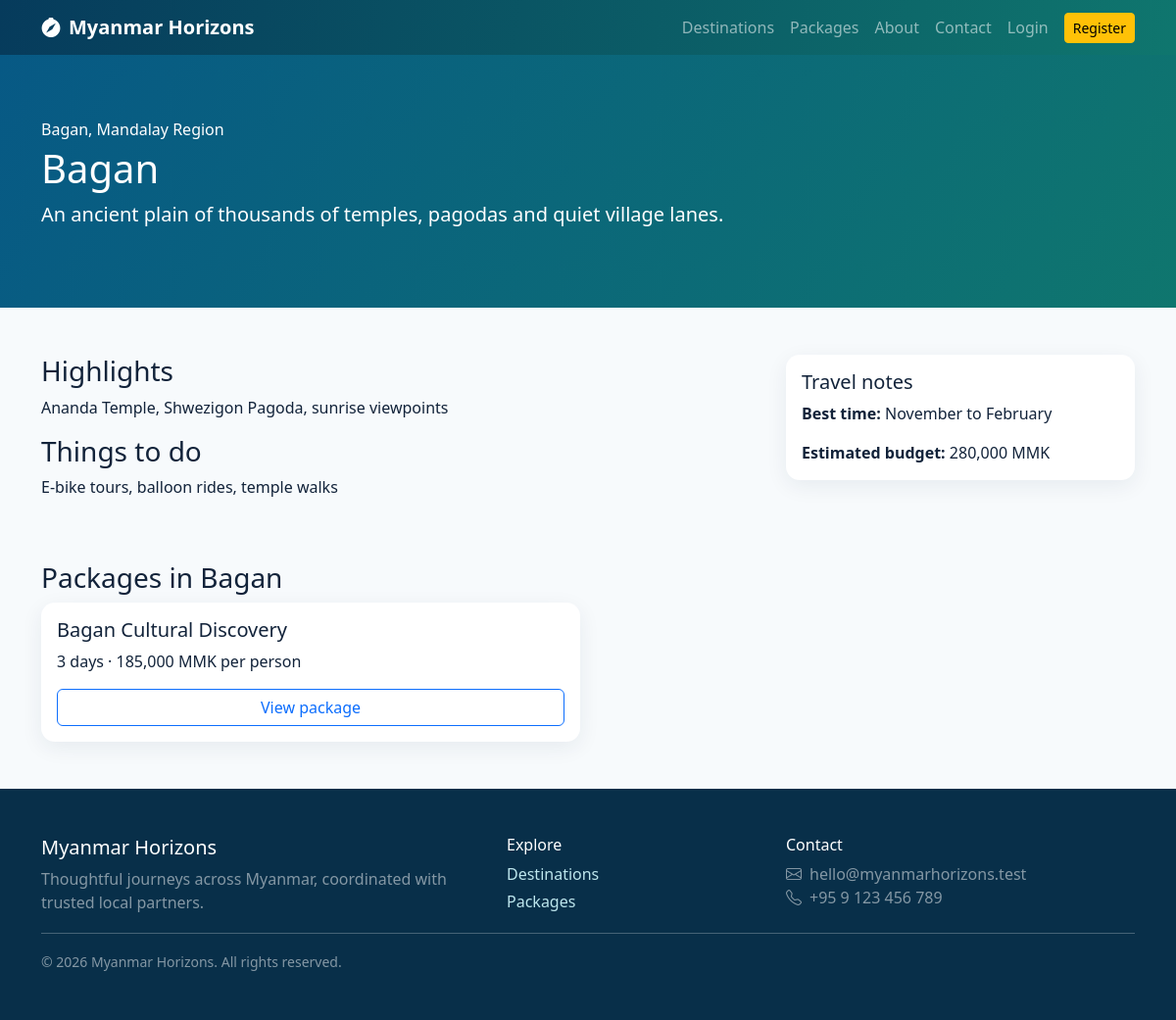
The app's page /destination-details.php?id=1 with its own data.
### tables this page shows
CREATE TABLE destinations (destination_id INT UNSIGNED AUTO_INCREMENT PRIMARY KEY,name VARCHAR(150) NOT NULL,city VARCHAR(100) NOT NULL,region VARCHAR(100) NOT NULL,description TEXT NOT NULL,attractions TEXT NULL,activities TEXT NULL,best_time_to_visit VARCHAR(150) NULL,estimated_budget DECIMAL(12,2) NOT NULL DEFAULT 0,image VARCHAR(255) NULL,status ENUM('active','inactive') DEFAULT 'active',popularity INT UNSIGNED DEFAULT 0,created_at TIMESTAMP DEFAULT CURRENT_TIMESTAMP,updated_at TIMESTAMP DEFAULT CURRENT_TIMESTAMP ON UPDATE CURRENT_TIMESTAMP,INDEX(name,city,region,status));

CREATE TABLE packages (package_id INT UNSIGNED AUTO_INCREMENT PRIMARY KEY,destination_id INT UNSIGNED NOT NULL,package_name VARCHAR(180) NOT NULL,description TEXT NOT NULL,duration_days TINYINT UNSIGNED NOT NULL,duration_nights TINYINT UNSIGNED NOT NULL,price_per_person DECIMAL(12,2) NOT NULL,max_travelers SMALLINT UNSIGNED NOT NULL,package_type VARCHAR(80) NOT NULL,included_services TEXT NULL,excluded_services TEXT NULL,itinerary TEXT NULL,image VARCHAR(255) NULL,status ENUM('active','inactive') DEFAULT 'active',created_at TIMESTAMP DEFAULT CURRENT_TIMESTAMP,updated_at TIMESTAMP DEFAULT CURRENT_TIMESTAMP ON UPDATE CURRENT_TIMESTAMP,FOREIGN KEY(destination_id) REFERENCES destinations(destination_id),INDEX(destination_id,status,price_per_person));

### config/database.php (called while the page is built, shortened)
<?php
function db(): PDO {
    static $pdo = null;
    if ($pdo instanceof PDO) return $pdo;
    try {
        $pdo = new PDO('mysql:host=' . DB_HOST . ';dbname=' . DB_NAME . ';charset=utf8mb4', DB_USER, DB_PASS, [
            PDO::ATTR_ERRMODE => PDO::ERRMODE_EXCEPTION,
            PDO::ATTR_DEFAULT_FETCH_MODE => PDO::FETCH_ASSOC,
            PDO::ATTR_EMULATE_PREPARES => false,
        ]);
        return $pdo;
    } catch (PDOException $e) {
        http_response_code(500);
        exit('Database connection unavailable. Check config/database.php and import database/tourism_db.sql.');
    }
}

### includes/functions.php (called while the page is built, shortened)
<?php
require_once __DIR__ . '/../config/database.php';
function e(?string $value): string
{
    return htmlspecialchars((string)$value, ENT_QUOTES, 'UTF-8');
}
function url(string $path = ''): string
{
    return rtrim(BASE_URL, '/') . '/' . ltrim($path, '/');
}
function money(float|string $amount): string
{
    return number_format((float)$amount, 0) . ' MMK';
}

### destination-details.php (the view, shortened to what this page needs)
<?php require 'includes/header.php';
$id = (int)($_GET['id'] ?? 0);
$s = db()->prepare("SELECT * FROM destinations WHERE destination_id=? AND status='active'");
$s->execute([$id]);
$d = $s->fetch();
$p = db()->prepare("SELECT * FROM packages WHERE destination_id=? AND status='active'");
$p->execute([$id]);
$packages = $p->fetchAll(); ?><section class="detail-hero">
    <div class="container">
        <p class="mb-1"><?= e($d['city']) ?>, <?= e($d['region']) ?></p>
        <h1><?= e($d['name']) ?></h1>
        <p class="lead"><?= e($d['description']) ?></p>
    </div>
</section>
<div class="container py-5">
    <div class="row g-4">
        <div class="col-lg-8">
            <h3>Highlights</h3>
            <p><?= nl2br(e($d['attractions'] ?: 'Discover local culture and remarkable scenery.')) ?></p>
            <h3>Things to do</h3>
            <p><?= nl2br(e($d['activities'] ?: 'Sightseeing and local experiences.')) ?></p>
        </div>
        <div class="col-lg-4">
            <div class="card card-body">
                <h5>Travel notes</h5>
                <p><b>Best time:</b> <?= e($d['best_time_to_visit'] ?: 'All year') ?></p>
                <p class="mb-0"><b>Estimated budget:</b> <?= money($d['estimated_budget']) ?></p>
            </div>
        </div>
    </div>
    <h3 class="mt-5">Packages in <?= e($d['name']) ?></h3>
    <div class="row g-3"><?php foreach ($packages as $x): ?><div class="col-md-6">
                <div class="card card-body">
                    <h5><?= e($x['package_name']) ?></h5>
                    <p><?= e($x['duration_days']) ?> days · <?= money($x['price_per_person']) ?> per person</p><a class="btn btn-outline-primary" href="<?= url('package-details.php?id=' . $x['package_id']) ?>">View package</a>
                </div>
            </div><?php endforeach; ?></div>
</div><?php require 'includes/footer.php'; ?>

### assets/css/style.css (style rules this page uses)
:root { --ocean: #075985; --teal: #0f766e; --sand: #fbbf24; --ink: #12233a }
body { background: #f7fafc; color: var(--ink); display: flex; flex-direction: column; min-height: 100vh; min-height: 100dvh; margin: 0; }
.card { border: 0; box-shadow: 0 6px 22px #15304d12; border-radius: 14px; overflow: hidden }
.detail-hero { background: linear-gradient(120deg, #075985, #0f766e); color: white; padding: 4rem 0 }

### records on screen
destinations: city "Bagan", region "Mandalay Region", name "Bagan", description "An ancient plain of thousands of temples, pagodas and quiet village lanes.", attractions "Ananda Temple, Shwezigon Pagoda, sunrise viewpoints", activities "E-bike tours, balloon rides, temple walks", best_time_to_visit "November to February", estimated_budget "280,000 MMK"
packages: package_name "Bagan Cultural Discovery", duration_days "3", price_per_person "185,000 MMK"
